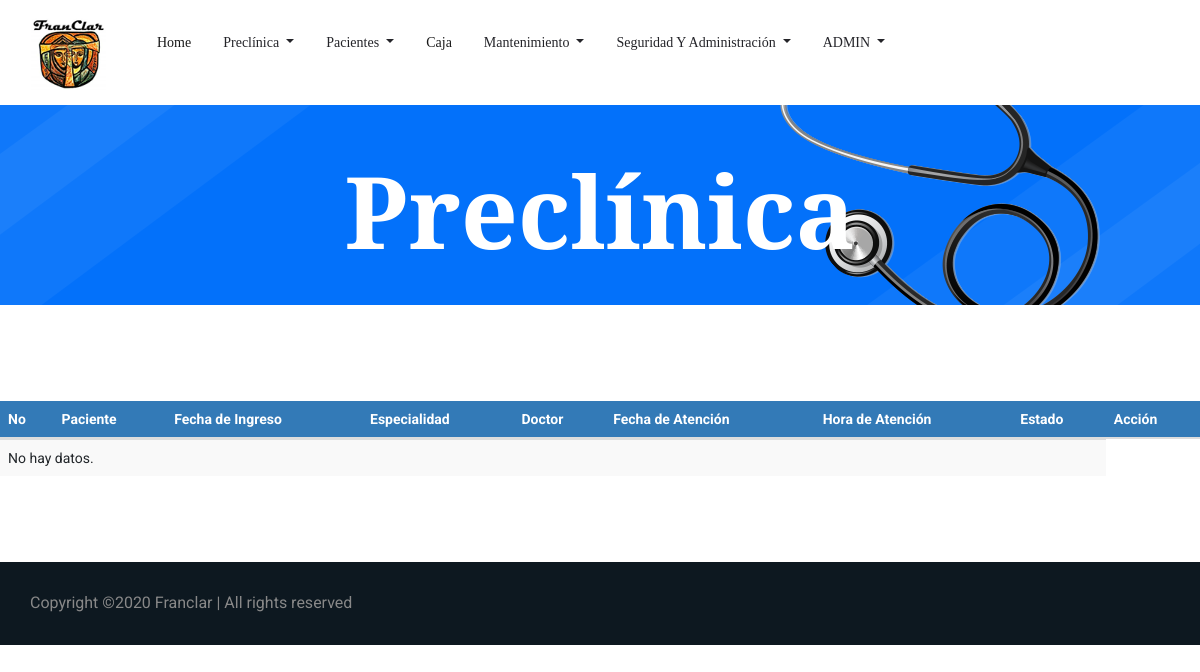
The page /Preclinica.php (signed in) on the database as committed earlier.
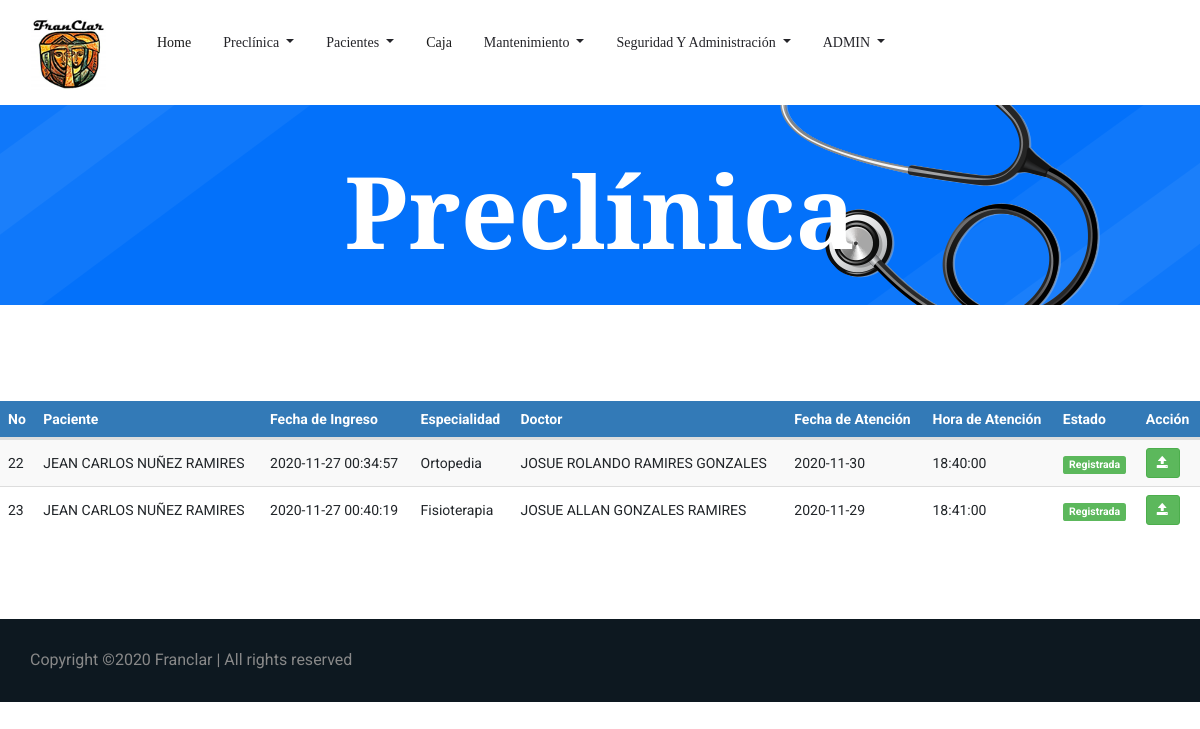
The same page on the database as committed later.
### tables this page shows
CREATE TABLE `tbl_citas` (
  `ID_Cita` bigint(3) NOT NULL,
  `ID_Paciente` int(3) NOT NULL,
  `ID_Usuario` bigint(3) NOT NULL,
  `ID_Empleado` int(3) NOT NULL,
  `ID_Especialidad` int(3) NOT NULL,
  `ID_Estado` int(3) NOT NULL,
  `Fec_Creacion` timestamp NOT NULL DEFAULT current_timestamp(),
  `Fec_Atencion` date NOT NULL,
  `Hora_Atencion` time NOT NULL,
  `Precio` int(5) NOT NULL,
  `Usuario_crea` bigint(3) DEFAULT NULL,
  `Fec_crea` date DEFAULT NULL,
  `Usuario_modif` bigint(3) DEFAULT NULL,
  `Fec_modif` date DEFAULT NULL
);

CREATE TABLE `tbl_pacientes` (
  `ID_Paciente` int(3) NOT NULL,
  `cedula` varchar(13) NOT NULL,
  `ID_Sexo` int(1) NOT NULL,
  `ID_Est_Civil` int(3) NOT NULL,
  `ID_Tipo_Sangre` int(3) NOT NULL,
  `ID_Religion` int(3) NOT NULL,
  `ID_TipoPaciente` int(3) NOT NULL,
  `Nom_Paciente` varchar(255) NOT NULL,
  `Fec_Nacimiento` date NOT NULL,
  `Edad` int(3) NOT NULL,
  `Dir_Paciente` varchar(255) NOT NULL,
  `Tel_Paciente` int(8) NOT NULL,
  `Cel_Paciente` int(8) NOT NULL,
  `Email` varchar(50) NOT NULL,
  `Contacto_Emergencia` varchar(40) NOT NULL,
  `ID_Parentesco` int(3) NOT NULL,
  `Tel_Emergencia` int(8) NOT NULL,
  `Cel_Emergencia` int(8) NOT NULL,
  `Antecedentes_Personales` varchar(500) DEFAULT NULL,
  `Antecedentes_Hospitalarios` varchar(500) DEFAULT NULL,
  `Antecedentes_Alergicos` varchar(500) DEFAULT NULL,
  `Antecedentes_Familiares` varchar(500) DEFAULT NULL,
  `Habitos` varchar(500) DEFAULT NULL,
  `Usuario_crea` bigint(3) DEFAULT NULL,
  `Fec_crea` date DEFAULT NULL,
  `Usuario_modif` bigint(3) DEFAULT NULL,
  `Fec_modif` date DEFAULT NULL
);

CREATE TABLE `tbl_especialidad` (
  `ID_especialidad` int(3) NOT NULL,
  `Descripcion_espec` varchar(30) NOT NULL,
  `Precio` int(5) NOT NULL
);

CREATE TABLE `tbl_empleado` (
  `ID_Empleado` int(3) NOT NULL,
  `Nom_Empleado` varchar(50) NOT NULL,
  `ID_Sexo` int(1) NOT NULL,
  `ID_Est_Civil` int(3) NOT NULL,
  `ID_Cargo` int(3) NOT NULL,
  `ID_Especialidad` int(3) NOT NULL,
  `Cedula` varchar(13) NOT NULL,
  `Fec_Nacimiento` date NOT NULL,
  `Dir_Empleado` varchar(255) NOT NULL,
  `Tel_Empleado` int(8) NOT NULL,
  `Cel_Empleado` int(8) NOT NULL,
  `Salario` int(6) NOT NULL,
  `Usuario_crea` bigint(3) DEFAULT NULL,
  `Fec_crea` date DEFAULT NULL,
  `Usuario_modif` bigint(3) DEFAULT NULL,
  `Fec_modif` date DEFAULT NULL
);

CREATE TABLE `tbl_estado_cita` (
  `ID_Estado` int(3) NOT NULL,
  `Descripcion_est_cita` varchar(10) NOT NULL
);

### Preclinica.php (the view, shortened to what this page needs)
<!doctype html>
<html lang="es">
<?php
include 'head.php'
?>
<body>
    <?php
    include 'header.php';
    ?>
    <section class="breadcrumb_part breadcrumb_bg">
        <div class="container">
            <div class="row">
                <div class="col-lg-12">
                    <div class="breadcrumb_iner">
                        <div class="breadcrumb_iner_item">
                            <h2>Preclínica</h2>
                        </div>
                    </div>
                </div>
            </div>
        </div>
    </section>
     <br>
     <br>
     <br>
     <br>
    <div class="table-responsive">
			<table id="datatableUsuarios" class="table table-striped table-hover" cellspacing="0" width="100%">
            	<thead>
				<tr>
					<th>No</th>
					<th>Paciente</th>
					<th>Fecha de Ingreso</th>
					<th>Especialidad</th>
                    <th>Doctor</th>
                    <th>Fecha de Atención</th>
                    <th>Hora de Atención</th>
                    <th>Estado</th>
				    <th>Acción</th>
				</tr>
				</thead>
				<tbody>
				<?php
				$sql = mysqli_query($con, "SELECT tbl_citas.ID_Cita,
				tbl_pacientes.Nom_Paciente,
				tbl_citas.Fec_Creacion,
				tbl_especialidad.Descripcion_espec,
				tbl_empleado.Nom_Empleado,
				tbl_citas.Fec_Atencion,
				tbl_citas.Hora_Atencion,
				tbl_estado_cita.Descripcion_est_cita FROM tbl_citas
				INNER JOIN tbl_pacientes on tbl_citas.ID_Paciente = tbl_pacientes.ID_Paciente
				INNER JOIN tbl_especialidad on tbl_citas.ID_Especialidad = tbl_especialidad.ID_Especialidad
				INNER JOIN tbl_empleado on tbl_citas.ID_Empleado = tbl_empleado.ID_Empleado
				INNER JOIN tbl_estado_cita on tbl_citas.ID_Estado = tbl_estado_cita.ID_Estado WHERE tbl_estado_cita.ID_Estado = 1");
				if(mysqli_num_rows($sql) == 0){
					echo '<tr><td colspan="8">No hay datos.</td></tr>';
				}else{
					while($row = mysqli_fetch_assoc($sql)){
						echo '
						<tr>
						<td>'.$row['ID_Cita'].'</td>
						<td>'.$row['Nom_Paciente'].'</td>
						<td>'.$row['Fec_Creacion'].'</td>
						<td>'.$row['Descripcion_espec'].'</td>
						<td>'.$row['Nom_Empleado'].'</td>
						<td>'.$row['Fec_Atencion'].'</td>
						<td>'.$row['Hora_Atencion'].'</td>
						<td><span class="label label-success">'.$row['Descripcion_est_cita'].'</span></td>
						<td>
                            <a href="agregarpreclinica.php?nik='.$row['ID_Cita'].'" title="Realizar pre-clínica" class="btn btn-success btn-sm"><span class="glyphicon glyphicon-open" aria-hidden="true"></span></a>
						</td>
						</tr>
						';
					}
				}
				?>
			</table>
		 </div>
         <br>
     <br>
     <br>
     <br>
    <?php
        include 'Copyright.php'
    ?>
</body>
</html>

Rows that differ between the two databases and show on the page:
added tbl_citas: ID_Cita "22", ID_Paciente.Nom_Paciente "JEAN CARLOS NUÑEZ RAMIRES", Fec_Creacion "2020-11-27 00:34:57", ID_Especialidad.Descripcion_espec "Ortopedia", ID_Empleado.Nom_Empleado "JOSUE ROLANDO RAMIRES GONZALES", Fec_Atencion "2020-11-30", Hora_Atencion "18:40:00", ID_Estado.Descripcion_est_cita "Registrada"
added tbl_citas: ID_Cita "23", ID_Paciente.Nom_Paciente "JEAN CARLOS NUÑEZ RAMIRES", Fec_Creacion "2020-11-27 00:40:19", ID_Especialidad.Descripcion_espec "Fisioterapia", ID_Empleado.Nom_Empleado "JOSUE ALLAN GONZALES RAMIRES", Fec_Atencion "2020-11-29", Hora_Atencion "18:41:00", ID_Estado.Descripcion_est_cita "Registrada"
Other text that changed with them:
text no longer shown: "No hay datos."
